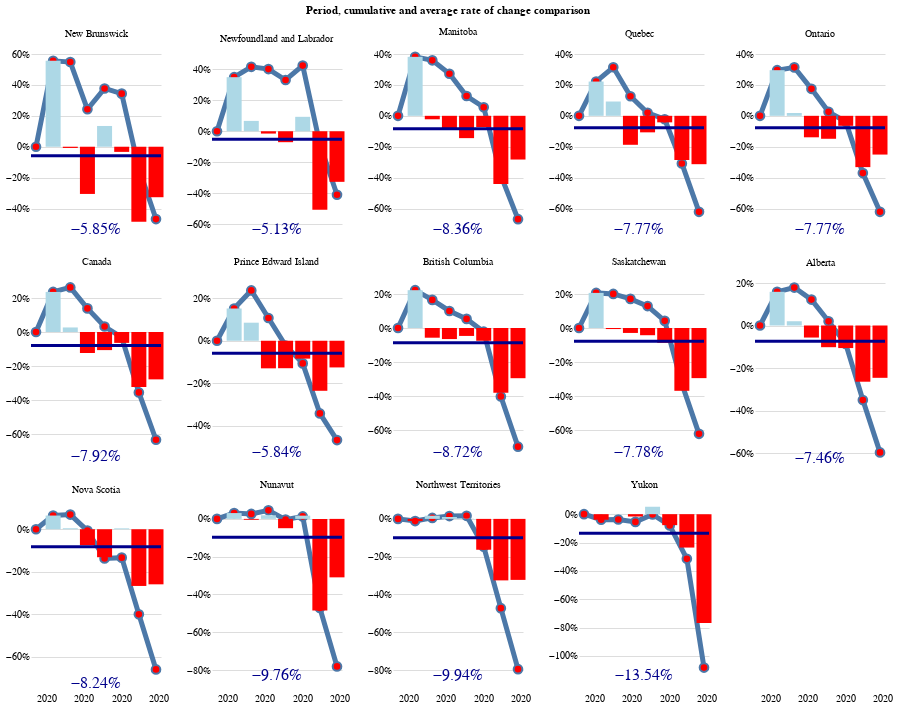

Notebook cell for this chart:
### Code cell
custom_plot(data, category, 'Subsidy', begin_date)

### Figure 1 — Vega-Lite specification as saved in the notebook (floating-point values rounded to 4 significant figures)
{"config": {"view": {"continuousWidth": 400, "continuousHeight": 300, "strokeOpacity": 0}, "axis": {"domain": false, "ticks": false}}, "data": {"name": "data-de93b66914edb2d83b6f0fc8d9b9f73d"}, "facet": {"type": "nominal", "field": "Region", "sort": {"field": "Cumulative change", "op": "max", "order": "descending"}, "title": "Period, cumulative and average rate of change comparison"}, "spec": {"layer": [{"mark": {"type": "line", "point": {"fill": "red", "filled": false, "size": 75}, "size": 5}, "encoding": {"tooltip": [{"type": "temporal", "field": "Period", "format": "%b %Y"}, {"type": "nominal", "field": "Region", "title": "Province"}, {"type": "quantitative", "aggregate": "sum", "field": "Cumulative change", "format": ".2%", "title": "Cumulative change"}], "x": {"type": "temporal", "axis": {"grid": false, "tickCount": 7}, "field": "Period", "title": null}, "y": {"type": "quantitative", "aggregate": "sum", "axis": {"format": "%", "tickCount": 4}, "field": "Cumulative change", "title": null}}}, {"layer": [{"mark": {"type": "bar", "size": 15}, "encoding": {"color": {"type": "nominal", "field": "negative", "legend": null, "scale": {"range": ["lightblue", "red"]}}, "tooltip": [{"type": "temporal", "field": "Period", "format": "%Y", "title": "Year"}, {"type": "nominal", "field": "Region", "title": "Province"}, {"type": "quantitative", "aggregate": "sum", "field": "Rate of change", "format": ".2%", "title": "Period change"}], "x": {"type": "temporal", "axis": {"format": "%Y", "grid": false, "tickCount": 7}, "field": "Period", "title": null}, "y": {"type": "quantitative", "aggregate": "sum", "axis": {"format": "%", "tickCount": 4}, "field": "Rate of change", "title": null}}, "transform": [{"calculate": "(datum['Rate of change'] < 0)", "as": "negative"}]}, {"layer": [{"mark": {"type": "text", "color": "darkblue", "dy": 90, "size": 16}, "encoding": {"text": {"type": "quantitative", "aggregate": "mean", "field": "Rate of change", "format": ".2%"}}}, {"mark": {"type": "rule", "color": "darkblue", "size": 3}, "encoding": {"y": {"type": "quantitative", "aggregate": "mean", "field": "Rate of change"}}}]}]}], "height": 170, "width": 130}, "columns": 5, "resolve": {"scale": {"y": "independent"}}, "$schema": "https://vega.github.io/schema/vega-lite/v4.8.1.json", "datasets": {"data-de93b66914edb2d83b6f0fc8d9b9f73d": [{"Region": "Alberta", "Period": "2020-03-15T00:00:00", "Subsidy": 79820000.0, "Rate of change": 0.0, "Cumulative change": 0.0}, {"Region": "Alberta", "Period": "2020-04-12T00:00:00", "Subsidy": 92470000.0, "Rate of change": 0.1585, "Cumulative change": 0.1585}, {"Region": "Alberta", "Period": "2020-05-10T00:00:00", "Subsidy": 94330000.0, "Rate of change": 0.02009, "Cumulative change": 0.1786}, {"Region": "Alberta", "Period": "2020-06-07T00:00:00", "Subsidy": 88980000.0, "Rate of change": -0.05671, "Cumulative change": 0.1219}, {"Region": "Alberta", "Period": "2020-07-05T00:00:00", "Subsidy": 79900000.0, "Rate of change": -0.1021, "Cumulative change": 0.01978}, {"Region": "Alberta", "Period": "2020-08-02T00:00:00", "Subsidy": 71410000.0, "Rate of change": -0.1062, "Cumulative change": -0.08642}, {"Region": "Alberta", "Period": "2020-08-30T00:00:00", "Subsidy": 52520000.0, "Rate of change": -0.2645, "Cumulative change": -0.351}, {"Region": "Alberta", "Period": "2020-09-27T00:00:00", "Subsidy": 39590000.0, "Rate of change": -0.2462, "Cumulative change": -0.5972}, {"Region": "British Columbia", "Period": "2020-03-15T00:00:00", "Subsidy": 53750000.0, "Rate of change": 0.0, "Cumulative change": 0.0}, {"Region": "British Columbia", "Period": "2020-04-12T00:00:00", "Subsidy": 65700000.0, "Rate of change": 0.2225, "Cumulative change": 0.2225}, {"Region": "British Columbia", "Period": "2020-05-10T00:00:00", "Subsidy": 61950000.0, "Rate of change": -0.0571, "Cumulative change": 0.1654}, {"Region": "British Columbia", "Period": "2020-06-07T00:00:00", "Subsidy": 57920000.0, "Rate of change": -0.0651, "Cumulative change": 0.1003}, {"Region": "British Columbia", "Period": "2020-07-05T00:00:00", "Subsidy": 55220000.0, "Rate of change": -0.04663, "Cumulative change": 0.05363}, {"Region": "British Columbia", "Period": "2020-08-02T00:00:00", "Subsidy": 51070000.0, "Rate of change": -0.07514, "Cumulative change": -0.02151}, {"Region": "British Columbia", "Period": "2020-08-30T00:00:00", "Subsidy": 31610000.0, "Rate of change": -0.3811, "Cumulative change": -0.4026}, {"Region": "British Columbia", "Period": "2020-09-27T00:00:00", "Subsidy": 22270000.0, "Rate of change": -0.2953, "Cumulative change": -0.6979}, {"Region": "Canada", "Period": "2020-03-15T00:00:00", "Subsidy": 430700000.0, "Rate of change": 0.0, "Cumulative change": 0.0}, {"Region": "Canada", "Period": "2020-04-12T00:00:00", "Subsidy": 532100000.0, "Rate of change": 0.2356, "Cumulative change": 0.2356}, {"Region": "Canada", "Period": "2020-05-10T00:00:00", "Subsidy": 546400000.0, "Rate of change": 0.02674, "Cumulative change": 0.2624}, {"Region": "Canada", "Period": "2020-06-07T00:00:00", "Subsidy": 478900000.0, "Rate of change": -0.1235, "Cumulative change": 0.1389}, {"Region": "Canada", "Period": "2020-07-05T00:00:00", "Subsidy": 427900000.0, "Rate of change": -0.1065, "Cumulative change": 0.03238}, {"Region": "Canada", "Period": "2020-08-02T00:00:00", "Subsidy": 400500000.0, "Rate of change": -0.06403, "Cumulative change": -0.03166}, {"Region": "Canada", "Period": "2020-08-30T00:00:00", "Subsidy": 270800000.0, "Rate of change": -0.3237, "Cumulative change": -0.3554}, {"Region": "Canada", "Period": "2020-09-27T00:00:00", "Subsidy": 195400000.0, "Rate of change": -0.2786, "Cumulative change": -0.634}, {"Region": "Manitoba", "Period": "2020-03-15T00:00:00", "Subsidy": 11460000.0, "Rate of change": 0.0, "Cumulative change": 0.0}, {"Region": "Manitoba", "Period": "2020-04-12T00:00:00", "Subsidy": 15830000.0, "Rate of change": 0.3815, "Cumulative change": 0.3815}, {"Region": "Manitoba", "Period": "2020-05-10T00:00:00", "Subsidy": 15480000.0, "Rate of change": -0.02242, "Cumulative change": 0.3591}, {"Region": "Manitoba", "Period": "2020-06-07T00:00:00", "Subsidy": 14130000.0, "Rate of change": -0.08671, "Cumulative change": 0.2724}, {"Region": "Manitoba", "Period": "2020-07-05T00:00:00", "Subsidy": 12090000.0, "Rate of change": -0.1444, "Cumulative change": 0.128}, {"Region": "Manitoba", "Period": "2020-08-02T00:00:00", "Subsidy": 11220000.0, "Rate of change": -0.0726, "Cumulative change": 0.05539}, {"Region": "Manitoba", "Period": "2020-08-30T00:00:00", "Subsidy": 6265000.0, "Rate of change": -0.4414, "Cumulative change": -0.386}, {"Region": "Manitoba", "Period": "2020-09-27T00:00:00", "Subsidy": 4493000.0, "Rate of change": -0.2828, "Cumulative change": -0.6688}, {"Region": "New Brunswick", "Period": "2020-03-15T00:00:00", "Subsidy": 6256000.0, "Rate of change": 0.0, "Cumulative change": 0.0}, {"Region": "New Brunswick", "Period": "2020-04-12T00:00:00", "Subsidy": 9734000.0, "Rate of change": 0.5559, "Cumulative change": 0.5559}, {"Region": "New Brunswick", "Period": "2020-05-10T00:00:00", "Subsidy": 9657000.0, "Rate of change": -0.00791, "Cumulative change": 0.548}, {"Region": "New Brunswick", "Period": "2020-06-07T00:00:00", "Subsidy": 6707000.0, "Rate of change": -0.3055, "Cumulative change": 0.2426}, {"Region": "New Brunswick", "Period": "2020-07-05T00:00:00", "Subsidy": 7608000.0, "Rate of change": 0.1343, "Cumulative change": 0.3769}, {"Region": "New Brunswick", "Period": "2020-08-02T00:00:00", "Subsidy": 7354000.0, "Rate of change": -0.03339, "Cumulative change": 0.3435}, {"Region": "New Brunswick", "Period": "2020-08-30T00:00:00", "Subsidy": 3789000.0, "Rate of change": -0.4848, "Cumulative change": -0.1413}, {"Region": "New Brunswick", "Period": "2020-09-27T00:00:00", "Subsidy": 2551000.0, "Rate of change": -0.3267, "Cumulative change": -0.468}, {"Region": "Newfoundland and Labrador", "Period": "2020-03-15T00:00:00", "Subsidy": 6509000.0, "Rate of change": 0.0, "Cumulative change": 0.0}, {"Region": "Newfoundland and Labrador", "Period": "2020-04-12T00:00:00", "Subsidy": 8787000.0, "Rate of change": 0.35, "Cumulative change": 0.35}, {"Region": "Newfoundland and Labrador", "Period": "2020-05-10T00:00:00", "Subsidy": 9377000.0, "Rate of change": 0.06714, "Cumulative change": 0.4171}, {"Region": "Newfoundland and Labrador", "Period": "2020-06-07T00:00:00", "Subsidy": 9238000.0, "Rate of change": -0.01482, "Cumulative change": 0.4023}, {"Region": "Newfoundland and Labrador", "Period": "2020-07-05T00:00:00", "Subsidy": 8585000.0, "Rate of change": -0.07069, "Cumulative change": 0.3316}, {"Region": "Newfoundland and Labrador", "Period": "2020-08-02T00:00:00", "Subsidy": 9388000.0, "Rate of change": 0.09354, "Cumulative change": 0.4251}, {"Region": "Newfoundland and Labrador", "Period": "2020-08-30T00:00:00", "Subsidy": 4615000.0, "Rate of change": -0.5084, "Cumulative change": -0.08327}, {"Region": "Newfoundland and Labrador", "Period": "2020-09-27T00:00:00", "Subsidy": 3105000.0, "Rate of change": -0.3272, "Cumulative change": -0.4105}, {"Region": "Northwest Territories", "Period": "2020-03-15T00:00:00", "Subsidy": 3024000.0, "Rate of change": 0.0, "Cumulative change": 0.0}, {"Region": "Northwest Territories", "Period": "2020-04-12T00:00:00", "Subsidy": 2989000.0, "Rate of change": -0.01157, "Cumulative change": -0.01157}, {"Region": "Northwest Territories", "Period": "2020-05-10T00:00:00", "Subsidy": 3039000.0, "Rate of change": 0.01673, "Cumulative change": 0.005154}, {"Region": "Northwest Territories", "Period": "2020-06-07T00:00:00", "Subsidy": 3069000.0, "Rate of change": 0.009872, "Cumulative change": 0.01503}, {"Region": "Northwest Territories", "Period": "2020-07-05T00:00:00", "Subsidy": 3073000.0, "Rate of change": 0.001303, "Cumulative change": 0.01633}, {"Region": "Northwest Territories", "Period": "2020-08-02T00:00:00", "Subsidy": 2571000.0, "Rate of change": -0.1634, "Cumulative change": -0.147}, {"Region": "Northwest Territories", "Period": "2020-08-30T00:00:00", "Subsidy": 1734000.0, "Rate of change": -0.3256, "Cumulative change": -0.4726}, {"Region": "Northwest Territories", "Period": "2020-09-27T00:00:00", "Subsidy": 1174000.0, "Rate of change": -0.323, "Cumulative change": -0.7955}, {"Region": "Nova Scotia", "Period": "2020-03-15T00:00:00", "Subsidy": 11310000.0, "Rate of change": 0.0, "Cumulative change": 0.0}, {"Region": "Nova Scotia", "Period": "2020-04-12T00:00:00", "Subsidy": 12040000.0, "Rate of change": 0.06444, "Cumulative change": 0.06444}, {"Region": "Nova Scotia", "Period": "2020-05-10T00:00:00", "Subsidy": 12100000.0, "Rate of change": 0.00465, "Cumulative change": 0.06909}, {"Region": "Nova Scotia", "Period": "2020-06-07T00:00:00", "Subsidy": 11190000.0, "Rate of change": -0.07522, "Cumulative change": -0.00613}, {"Region": "Nova Scotia", "Period": "2020-07-05T00:00:00", "Subsidy": 9715000.0, "Rate of change": -0.1317, "Cumulative change": -0.1378}, {"Region": "Nova Scotia", "Period": "2020-08-02T00:00:00", "Subsidy": 9756000.0, "Rate of change": 0.00422, "Cumulative change": -0.1336}, {"Region": "Nova Scotia", "Period": "2020-08-30T00:00:00", "Subsidy": 7153000.0, "Rate of change": -0.2668, "Cumulative change": -0.4004}, {"Region": "Nova Scotia", "Period": "2020-09-27T00:00:00", "Subsidy": 5299000.0, "Rate of change": -0.2592, "Cumulative change": -0.6596}, {"Region": "Nunavut", "Period": "2020-03-15T00:00:00", "Subsidy": 1879000.0, "Rate of change": 0.0, "Cumulative change": 0.0}, {"Region": "Nunavut", "Period": "2020-04-12T00:00:00", "Subsidy": 1937000.0, "Rate of change": 0.03087, "Cumulative change": 0.03087}, {"Region": "Nunavut", "Period": "2020-05-10T00:00:00", "Subsidy": 1928000.0, "Rate of change": -0.004646, "Cumulative change": 0.02622}, {"Region": "Nunavut", "Period": "2020-06-07T00:00:00", "Subsidy": 1965000.0, "Rate of change": 0.01919, "Cumulative change": 0.04541}, {"Region": "Nunavut", "Period": "2020-07-05T00:00:00", "Subsidy": 1868000.0, "Rate of change": -0.04936, "Cumulative change": -0.003952}, {"Region": "Nunavut", "Period": "2020-08-02T00:00:00", "Subsidy": 1900000.0, "Rate of change": 0.01713, "Cumulative change": 0.01318}, {"Region": "Nunavut", "Period": "2020-08-30T00:00:00", "Subsidy": 979000.0, "Rate of change": -0.4847, "Cumulative change": -0.4716}, {"Region": "Nunavut", "Period": "2020-09-27T00:00:00", "Subsidy": 676000.0, "Rate of change": -0.3095, "Cumulative change": -0.7811}, {"Region": "Ontario", "Period": "2020-03-15T00:00:00", "Subsidy": 131700000.0, "Rate of change": 0.0, "Cumulative change": 0.0}, {"Region": "Ontario", "Period": "2020-04-12T00:00:00", "Subsidy": 170600000.0, "Rate of change": 0.2954, "Cumulative change": 0.2954}, {"Region": "Ontario", "Period": "2020-05-10T00:00:00", "Subsidy": 173700000.0, "Rate of change": 0.01822, "Cumulative change": 0.3136}, {"Region": "Ontario", "Period": "2020-06-07T00:00:00", "Subsidy": 149600000.0, "Rate of change": -0.139, "Cumulative change": 0.1746}, {"Region": "Ontario", "Period": "2020-07-05T00:00:00", "Subsidy": 127400000.0, "Rate of change": -0.1485, "Cumulative change": 0.02603}, {"Region": "Ontario", "Period": "2020-08-02T00:00:00", "Subsidy": 119100000.0, "Rate of change": -0.06467, "Cumulative change": -0.03864}, {"Region": "Ontario", "Period": "2020-08-30T00:00:00", "Subsidy": 79580000.0, "Rate of change": -0.332, "Cumulative change": -0.3706}, {"Region": "Ontario", "Period": "2020-09-27T00:00:00", "Subsidy": 59630000.0, "Rate of change": -0.2507, "Cumulative change": -0.6213}, {"Region": "Prince Edward Island", "Period": "2020-03-15T00:00:00", "Subsidy": 1430000.0, "Rate of change": 0.0, "Cumulative change": 0.0}, {"Region": "Prince Edward Island", "Period": "2020-04-12T00:00:00", "Subsidy": 1647000.0, "Rate of change": 0.1517, "Cumulative change": 0.1517}, {"Region": "Prince Edward Island", "Period": "2020-05-10T00:00:00", "Subsidy": 1787000.0, "Rate of change": 0.085, "Cumulative change": 0.2368}, {"Region": "Prince Edward Island", "Period": "2020-06-07T00:00:00", "Subsidy": 1555000.0, "Rate of change": -0.1298, "Cumulative change": 0.1069}, {"Region": "Prince Edward Island", "Period": "2020-07-05T00:00:00", "Subsidy": 1354000.0, "Rate of change": -0.1293, "Cumulative change": -0.02234}, {"Region": "Prince Edward Island", "Period": "2020-08-02T00:00:00", "Subsidy": 1240000.0, "Rate of change": -0.08419, "Cumulative change": -0.1065}, {"Region": "Prince Edward Island", "Period": "2020-08-30T00:00:00", "Subsidy": 948000.0, "Rate of change": -0.2355, "Cumulative change": -0.342}, {"Region": "Prince Edward Island", "Period": "2020-09-27T00:00:00", "Subsidy": 829000.0, "Rate of change": -0.1255, "Cumulative change": -0.4675}, {"Region": "Quebec", "Period": "2020-03-15T00:00:00", "Subsidy": 112200000.0, "Rate of change": 0.0, "Cumulative change": 0.0}, {"Region": "Quebec", "Period": "2020-04-12T00:00:00", "Subsidy": 137100000.0, "Rate of change": 0.2217, "Cumulative change": 0.2217}, {"Region": "Quebec", "Period": "2020-05-10T00:00:00", "Subsidy": 149800000.0, "Rate of change": 0.09261, "Cumulative change": 0.3143}, {"Region": "Quebec", "Period": "2020-06-07T00:00:00", "Subsidy": 121700000.0, "Rate of change": -0.1875, "Cumulative change": 0.1268}, {"Region": "Quebec", "Period": "2020-07-05T00:00:00", "Subsidy": 108700000.0, "Rate of change": -0.1069, "Cumulative change": 0.01991}, {"Region": "Quebec", "Period": "2020-08-02T00:00:00", "Subsidy": 104100000.0, "Rate of change": -0.0422, "Cumulative change": -0.02229}, {"Region": "Quebec", "Period": "2020-08-30T00:00:00", "Subsidy": 74320000.0, "Rate of change": -0.286, "Cumulative change": -0.3083}, {"Region": "Quebec", "Period": "2020-09-27T00:00:00", "Subsidy": 51060000.0, "Rate of change": -0.313, "Cumulative change": -0.6213}, {"Region": "Saskatchewan", "Period": "2020-03-15T00:00:00", "Subsidy": 9933000.0, "Rate of change": 0.0, "Cumulative change": 0.0}, {"Region": "Saskatchewan", "Period": "2020-04-12T00:00:00", "Subsidy": 11980000.0, "Rate of change": 0.2065, "Cumulative change": 0.2065}, {"Region": "Saskatchewan", "Period": "2020-05-10T00:00:00", "Subsidy": 11910000.0, "Rate of change": -0.006175, "Cumulative change": 0.2003}, {"Region": "Saskatchewan", "Period": "2020-06-07T00:00:00", "Subsidy": 11560000.0, "Rate of change": -0.02905, "Cumulative change": 0.1713}, {"Region": "Saskatchewan", "Period": "2020-07-05T00:00:00", "Subsidy": 11070000.0, "Rate of change": -0.04246, "Cumulative change": 0.1288}, {"Region": "Saskatchewan", "Period": "2020-08-02T00:00:00", "Subsidy": 10110000.0, "Rate of change": -0.08688, "Cumulative change": 0.04192}, {"Region": "Saskatchewan", "Period": "2020-08-30T00:00:00", "Subsidy": 6375000.0, "Rate of change": -0.3695, "Cumulative change": -0.3276}, {"Region": "Saskatchewan", "Period": "2020-09-27T00:00:00", "Subsidy": 4495000.0, "Rate of change": -0.2949, "Cumulative change": -0.6225}, {"Region": "Yukon", "Period": "2020-03-15T00:00:00", "Subsidy": 1372000.0, "Rate of change": 0.0, "Cumulative change": 0.0}, {"Region": "Yukon", "Period": "2020-04-12T00:00:00", "Subsidy": 1318000.0, "Rate of change": -0.03936, "Cumulative change": -0.03936}, {"Region": "Yukon", "Period": "2020-05-10T00:00:00", "Subsidy": 1320000.0, "Rate of change": 0.001517, "Cumulative change": -0.03784}, {"Region": "Yukon", "Period": "2020-06-07T00:00:00", "Subsidy": 1298000.0, "Rate of change": -0.01667, "Cumulative change": -0.05451}, {"Region": "Yukon", "Period": "2020-07-05T00:00:00", "Subsidy": 1366000.0, "Rate of change": 0.05239, "Cumulative change": -0.00212}, {"Region": "Yukon", "Period": "2020-08-02T00:00:00", "Subsidy": 1260000.0, "Rate of change": -0.0776, "Cumulative change": -0.07972}, {"Region": "Yukon", "Period": "2020-08-30T00:00:00", "Subsidy": 963000.0, "Rate of change": -0.2357, "Cumulative change": -0.3154}, {"Region": "Yukon", "Period": "2020-09-27T00:00:00", "Subsidy": 224000.0, "Rate of change": -0.7674, "Cumulative change": -1.083}]}}
